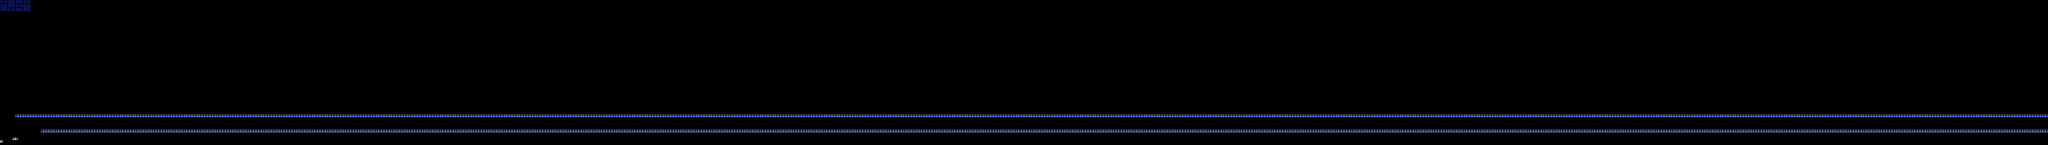

A level layout from a 2D game, rendered from its tile map. Below: a short description, then the map file with tile-grid data replaced by summaries:
An orthogonal 800x57 tile map with 16x16 px tiles, 2 tile layers (SP, ...), 3 tilesets, 2 image layers.

<map version="1.10" tiledversion="1.11.2" orientation="orthogonal" renderorder="right-down" width="800" height="57" tilewidth="16" tileheight="16" infinite="0" nextlayerid="5" nextobjectid="1">
 <editorsettings>
  <chunksize width="16" height="27" />
  <export target="test4.csv" format="csv" />
 </editorsettings>
 <tileset firstgid="1" name="famidash" tilewidth="16" tileheight="16" tilecount="256" columns="16">
  <image source="../../../GRAPHICS/famidash.bmp" width="256" height="256" />
 </tileset>
 <tileset firstgid="257" name="sprites" tilewidth="16" tileheight="16" tilecount="256" columns="16">
  <image source="../../../GRAPHICS/sprites.png" width="256" height="256" />
 </tileset>
 <tileset firstgid="513" name="sprites" tilewidth="16" tileheight="16" tilecount="256" columns="16">
  <image source="../../../GRAPHICS/sprites.png" width="256" height="256" />
 </tileset>
 <imagelayer id="3" name="Image Layer 1" parallaxx="0.9" parallaxy="0.9" repeatx="1" repeaty="1"><image source="../../../GRAPHICS/Old/parallax Blue.bmp" width="192" height="72" /></imagelayer><imagelayer id="4" name="Image Layer 2" offsetx="0" offsety="912" repeatx="1"><image source="../../../GRAPHICS/ground.bmp" width="80" height="32" /></imagelayer><layer id="1" width="800" height="57">
  <data>[45600 cells, 45600 non-empty, 2 distinct tile ids]</data>
 </layer>
 <layer id="2" name="SP" width="800" height="57">
  <data>[45600 cells, 3 non-empty, 3 distinct tile ids]</data>
 </layer>
</map>
